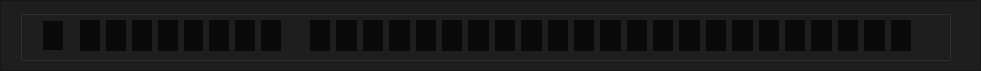
   <widget class="QFrame" name="frame_r">
    <property name="geometry">
     <rect>
      <x>0</x>
      <y>600</y>
      <width>981</width>
      <height>71</height>
     </rect>
    </property>
    <property name="styleSheet">
     <string notr="true">background-color: rgb(30,30,30);</string>
    </property>
    <property name="frameShape">
     <enum>QFrame::StyledPanel</enum>
    </property>
    <property name="frameShadow">
     <enum>QFrame::Raised</enum>
    </property>
    <widget class="QGroupBox" name="resultBits">
     <property name="geometry">
      <rect>
       <x>20</x>
       <y>10</y>
       <width>931</width>
       <height>51</height>
      </rect>
     </property>
     <property name="styleSheet">
      <string notr="true"/>
     </property>
     <property name="title">
      <string/>
     </property>
     <widget class="QLabel" name="r1_1">
      <property name="geometry">
       <rect>
        <x>23</x>
        <y>11</y>
        <width>20</width>
        <height>29</height>
       </rect>
      </property>
      <property name="font">
       <font>
        <family>Athiti</family>
        <pointsize>11</pointsize>
       </font>
      </property>
      <property name="styleSheet">
       <string notr="true">background-color: rgb(10,10,10);
color: rgb(255,255,255);</string>
      </property>
      <property name="text">
       <string/>
      </property>
      <property name="alignment">
       <set>Qt::AlignCenter</set>
      </property>
     </widget>
     <widget class="QWidget" name="layoutWidget">
      <property name="geometry">
       <rect>
        <x>60</x>
        <y>10</y>
        <width>201</width>
        <height>31</height>
       </rect>
      </property>
      <layout class="QHBoxLayout" name="horizontalLayout_2">
       <item>
        <widget class="QLabel" name="r1_2">
         <property name="font">
          <font>
           <family>Athiti</family>
           <pointsize>11</pointsize>
          </font>
         </property>
         <property name="styleSheet">
          <string notr="true">background-color: rgb(10,10,10);
color: rgb(255,255,255);</string>
         </property>
         <property name="text">
          <string/>
         </property>
         <property name="alignment">
          <set>Qt::AlignCenter</set>
         </property>
        </widget>
       </item>
       <item>
        <widget class="QLabel" name="r1_3">
         <property name="font">
          <font>
           <family>Athiti</family>
           <pointsize>11</pointsize>
          </font>
         </property>
         <property name="styleSheet">
          <string notr="true">background-color: rgb(10,10,10);
color: rgb(255,255,255);</string>
         </property>
         <property name="text">
          <string/>
         </property>
         <property name="alignment">
          <set>Qt::AlignCenter</set>
         </property>
        </widget>
       </item>
       <item>
        <widget class="QLabel" name="r1_4">
         <property name="font">
          <font>
           <family>Athiti</family>
           <pointsize>11</pointsize>
          </font>
         </property>
         <property name="styleSheet">
          <string notr="true">background-color: rgb(10,10,10);
color: rgb(255,255,255);</string>
         </property>
         <property name="text">
          <string/>
         </property>
         <property name="alignment">
          <set>Qt::AlignCenter</set>
         </property>
        </widget>
       </item>
       <item>
        <widget class="QLabel" name="r1_5">
         <property name="font">
          <font>
           <family>Athiti</family>
           <pointsize>11</pointsize>
          </font>
         </property>
         <property name="styleSheet">
          <string notr="true">background-color: rgb(10,10,10);
color: rgb(255,255,255);</string>
         </property>
         <property name="text">
          <string/>
         </property>
         <property name="alignment">
          <set>Qt::AlignCenter</set>
         </property>
        </widget>
       </item>
       <item>
        <widget class="QLabel" name="r1_6">
         <property name="font">
          <font>
           <family>Athiti</family>
           <pointsize>11</pointsize>
          </font>
         </property>
         <property name="styleSheet">
          <string notr="true">background-color: rgb(10,10,10);
color: rgb(255,255,255);</string>
         </property>
         <property name="text">
          <string/>
         </property>
         <property name="alignment">
          <set>Qt::AlignCenter</set>
         </property>
        </widget>
       </item>
       <item>
        <widget class="QLabel" name="r1_7">
         <property name="font">
          <font>
           <family>Athiti</family>
           <pointsize>11</pointsize>
          </font>
         </property>
         <property name="styleSheet">
          <string notr="true">background-color: rgb(10,10,10);
color: rgb(255,255,255);</string>
         </property>
         <property name="text">
          <string/>
         </property>
         <property name="alignment">
          <set>Qt::AlignCenter</set>
         </property>
        </widget>
       </item>
       <item>
        <widget class="QLabel" name="r1_8">
         <property name="font">
          <font>
           <family>Athiti</family>
           <pointsize>11</pointsize>
          </font>
         </property>
         <property name="styleSheet">
          <string notr="true">background-color: rgb(10,10,10);
color: rgb(255,255,255);</string>
         </property>
         <property name="text">
          <string/>
         </property>
         <property name="alignment">
          <set>Qt::AlignCenter</set>
         </property>
        </widget>
       </item>
       <item>
        <widget class="QLabel" name="r1_9">
         <property name="font">
          <font>
           <family>Athiti</family>
           <pointsize>11</pointsize>
          </font>
         </property>
         <property name="styleSheet">
          <string notr="true">background-color: rgb(10,10,10);
color: rgb(255,255,255);</string>
         </property>
         <property name="text">
          <string/>
         </property>
         <property name="alignment">
          <set>Qt::AlignCenter</set>
         </property>
        </widget>
       </item>
      </layout>
     </widget>
     <widget class="QWidget" name="layoutWidget">
      <property name="geometry">
       <rect>
        <x>290</x>
        <y>10</y>
        <width>601</width>
        <height>31</height>
       </rect>
      </property>
      <layout class="QHBoxLayout" name="horizontalLayout_3">
       <property name="rightMargin">
        <number>0</number>
       </property>
       <item>
        <widget class="QLabel" name="r1_10">
         <property name="font">
          <font>
           <family>Athiti</family>
           <pointsize>11</pointsize>
          </font>
         </property>
         <property name="styleSheet">
          <string notr="true">background-color: rgb(10,10,10);
color: rgb(255,255,255);</string>
         </property>
         <property name="text">
          <string/>
         </property>
         <property name="alignment">
          <set>Qt::AlignCenter</set>
         </property>
        </widget>
       </item>
       <item>
        <widget class="QLabel" name="r1_11">
         <property name="font">
          <font>
           <family>Athiti</family>
           <pointsize>11</pointsize>
          </font>
         </property>
         <property name="styleSheet">
          <string notr="true">background-color: rgb(10,10,10);
color: rgb(255,255,255);</string>
         </property>
         <property name="text">
          <string/>
         </property>
         <property name="alignment">
          <set>Qt::AlignCenter</set>
         </property>
        </widget>
       </item>
       <item>
        <widget class="QLabel" name="r1_12">
         <property name="font">
          <font>
           <family>Athiti</family>
           <pointsize>11</pointsize>
          </font>
         </property>
         <property name="styleSheet">
          <string notr="true">background-color: rgb(10,10,10);
color: rgb(255,255,255);</string>
         </property>
         <property name="text">
          <string/>
         </property>
         <property name="alignment">
          <set>Qt::AlignCenter</set>
         </property>
        </widget>
       </item>
       <item>
        <widget class="QLabel" name="r1_13">
         <property name="font">
          <font>
           <family>Athiti</family>
           <pointsize>11</pointsize>
          </font>
         </property>
         <property name="styleSheet">
          <string notr="true">background-color: rgb(10,10,10);
color: rgb(255,255,255);</string>
         </property>
         <property name="text">
          <string/>
         </property>
         <property name="alignment">
          <set>Qt::AlignCenter</set>
         </property>
        </widget>
       </item>
       <item>
        <widget class="QLabel" name="r1_14">
         <property name="font">
          <font>
           <family>Athiti</family>
           <pointsize>11</pointsize>
          </font>
         </property>
         <property name="styleSheet">
          <string notr="true">background-color: rgb(10,10,10);
color: rgb(255,255,255);</string>
         </property>
         <property name="text">
          <string/>
         </property>
         <property name="alignment">
          <set>Qt::AlignCenter</set>
         </property>
        </widget>
       </item>
       <item>
        <widget class="QLabel" name="r1_15">
         <property name="font">
          <font>
           <family>Athiti</family>
           <pointsize>11</pointsize>
          </font>
         </property>
         <property name="styleSheet">
          <string notr="true">background-color: rgb(10,10,10);
color: rgb(255,255,255);</string>
         </property>
         <property name="text">
          <string/>
         </property>
         <property name="alignment">
          <set>Qt::AlignCenter</set>
         </property>
        </widget>
       </item>
       <item>
        <widget class="QLabel" name="r1_16">
         <property name="font">
          <font>
           <family>Athiti</family>
           <pointsize>11</pointsize>
          </font>
         </property>
         <property name="styleSheet">
          <string notr="true">background-color: rgb(10,10,10);
color: rgb(255,255,255);</string>
         </property>
         <property name="text">
          <string/>
         </property>
         <property name="alignment">
          <set>Qt::AlignCenter</set>
         </property>
        </widget>
       </item>
       <item>
        <widget class="QLabel" name="r1_17">
         <property name="font">
          <font>
           <family>Athiti</family>
           <pointsize>11</pointsize>
          </font>
         </property>
         <property name="styleSheet">
          <string notr="true">background-color: rgb(10,10,10);
color: rgb(255,255,255);</string>
         </property>
         <property name="text">
          <string/>
         </property>
         <property name="alignment">
          <set>Qt::AlignCenter</set>
         </property>
        </widget>
       </item>
       <item>
        <widget class="QLabel" name="r1_18">
         <property name="font">
          <font>
           <family>Athiti</family>
           <pointsize>11</pointsize>
          </font>
         </property>
         <property name="styleSheet">
          <string notr="true">background-color: rgb(10,10,10);
color: rgb(255,255,255);</string>
         </property>
         <property name="text">
          <string/>
         </property>
         <property name="alignment">
          <set>Qt::AlignCenter</set>
         </property>
        </widget>
       </item>
       <item>
        <widget class="QLabel" name="r1_19">
         <property name="font">
          <font>
           <family>Athiti</family>
           <pointsize>11</pointsize>
          </font>
         </property>
         <property name="styleSheet">
          <string notr="true">background-color: rgb(10,10,10);
color: rgb(255,255,255);</string>
         </property>
         <property name="text">
          <string/>
         </property>
         <property name="alignment">
          <set>Qt::AlignCenter</set>
         </property>
        </widget>
       </item>
       <item>
        <widget class="QLabel" name="r1_20">
         <property name="font">
          <font>
           <family>Athiti</family>
           <pointsize>11</pointsize>
          </font>
         </property>
         <property name="styleSheet">
          <string notr="true">background-color: rgb(10,10,10);
color: rgb(255,255,255);</string>
         </property>
         <property name="text">
          <string/>
         </property>
         <property name="alignment">
          <set>Qt::AlignCenter</set>
         </property>
        </widget>
       </item>
       <item>
        <widget class="QLabel" name="r1_21">
         <property name="font">
          <font>
           <family>Athiti</family>
           <pointsize>11</pointsize>
          </font>
         </property>
         <property name="styleSheet">
          <string notr="true">background-color: rgb(10,10,10);
color: rgb(255,255,255);</string>
         </property>
         <property name="text">
          <string/>
         </property>
         <property name="alignment">
          <set>Qt::AlignCenter</set>
         </property>
        </widget>
       </item>
       <item>
        <widget class="QLabel" name="r1_22">
         <property name="font">
          <font>
           <family>Athiti</family>
           <pointsize>11</pointsize>
          </font>
         </property>
         <property name="styleSheet">
          <string notr="true">background-color: rgb(10,10,10);
color: rgb(255,255,255);</string>
         </property>
         <property name="text">
          <string/>
         </property>
         <property name="alignment">
          <set>Qt::AlignCenter</set>
         </property>
        </widget>
       </item>
       <item>
        <widget class="QLabel" name="r1_23">
         <property name="font">
          <font>
           <family>Athiti</family>
           <pointsize>11</pointsize>
          </font>
         </property>
         <property name="styleSheet">
          <string notr="true">background-color: rgb(10,10,10);
color: rgb(255,255,255);</string>
         </property>
         <property name="text">
          <string/>
         </property>
         <property name="alignment">
          <set>Qt::AlignCenter</set>
         </property>
        </widget>
       </item>
       <item>
        <widget class="QLabel" name="r1_24">
         <property name="font">
          <font>
           <family>Athiti</family>
           <pointsize>11</pointsize>
          </font>
         </property>
         <property name="styleSheet">
          <string notr="true">background-color: rgb(10,10,10);
color: rgb(255,255,255);</string>
         </property>
         <property name="text">
          <string/>
         </property>
         <property name="alignment">
          <set>Qt::AlignCenter</set>
         </property>
        </widget>
       </item>
       <item>
        <widget class="QLabel" name="r1_25">
         <property name="font">
          <font>
           <family>Athiti</family>
           <pointsize>11</pointsize>
          </font>
         </property>
         <property name="styleSheet">
          <string notr="true">background-color: rgb(10,10,10);
color: rgb(255,255,255);</string>
         </property>
         <property name="text">
          <string/>
         </property>
         <property name="alignment">
          <set>Qt::AlignCenter</set>
         </property>
        </widget>
       </item>
       <item>
        <widget class="QLabel" name="r1_26">
         <property name="font">
          <font>
           <family>Athiti</family>
           <pointsize>11</pointsize>
          </font>
         </property>
         <property name="styleSheet">
          <string notr="true">background-color: rgb(10,10,10);
color: rgb(255,255,255);</string>
         </property>
         <property name="text">
          <string/>
         </property>
         <property name="alignment">
          <set>Qt::AlignCenter</set>
         </property>
        </widget>
       </item>
       <item>
        <widget class="QLabel" name="r1_27">
         <property name="font">
          <font>
           <family>Athiti</family>
           <pointsize>11</pointsize>
          </font>
         </property>
         <property name="styleSheet">
          <string notr="true">background-color: rgb(10,10,10);
color: rgb(255,255,255);</string>
         </property>
         <property name="text">
          <string/>
         </property>
         <property name="alignment">
          <set>Qt::AlignCenter</set>
         </property>
        </widget>
       </item>
       <item>
        <widget class="QLabel" name="r1_28">
         <property name="font">
          <font>
           <family>Athiti</family>
           <pointsize>11</pointsize>
          </font>
         </property>
         <property name="styleSheet">
          <string notr="true">background-color: rgb(10,10,10);
color: rgb(255,255,255);</string>
         </property>
         <property name="text">
          <string/>
         </property>
         <property name="alignment">
          <set>Qt::AlignCenter</set>
         </property>
        </widget>
       </item>
       <item>
        <widget class="QLabel" name="r1_29">
         <property name="font">
          <font>
           <family>Athiti</family>
           <pointsize>11</pointsize>
          </font>
         </property>
         <property name="styleSheet">
          <string notr="true">background-color: rgb(10,10,10);
color: rgb(255,255,255);</string>
         </property>
         <property name="text">
          <string/>
         </property>
         <property name="alignment">
          <set>Qt::AlignCenter</set>
         </property>
        </widget>
       </item>
       <item>
        <widget class="QLabel" name="r1_30">
         <property name="font">
          <font>
           <family>Athiti</family>
           <pointsize>11</pointsize>
          </font>
         </property>
         <property name="styleSheet">
          <string notr="true">background-color: rgb(10,10,10);
color: rgb(255,255,255);</string>
         </property>
         <property name="text">
          <string/>
         </property>
         <property name="alignment">
          <set>Qt::AlignCenter</set>
         </property>
        </widget>
       </item>
       <item>
        <widget class="QLabel" name="r1_31">
         <property name="font">
          <font>
           <family>Athiti</family>
           <pointsize>11</pointsize>
          </font>
         </property>
         <property name="styleSheet">
          <string notr="true">background-color: rgb(10,10,10);
color: rgb(255,255,255);</string>
         </property>
         <property name="text">
          <string/>
         </property>
         <property name="alignment">
          <set>Qt::AlignCenter</set>
         </property>
        </widget>
       </item>
       <item>
        <widget class="QLabel" name="r1_32">
         <property name="font">
          <font>
           <family>Athiti</family>
           <pointsize>11</pointsize>
          </font>
         </property>
         <property name="styleSheet">
          <string notr="true">background-color: rgb(10,10,10);
color: rgb(255,255,255);</string>
         </property>
         <property name="text">
          <string/>
         </property>
         <property name="alignment">
          <set>Qt::AlignCenter</set>
         </property>
        </widget>
       </item>
      </layout>
     </widget>
    </widget>
   </widget>
